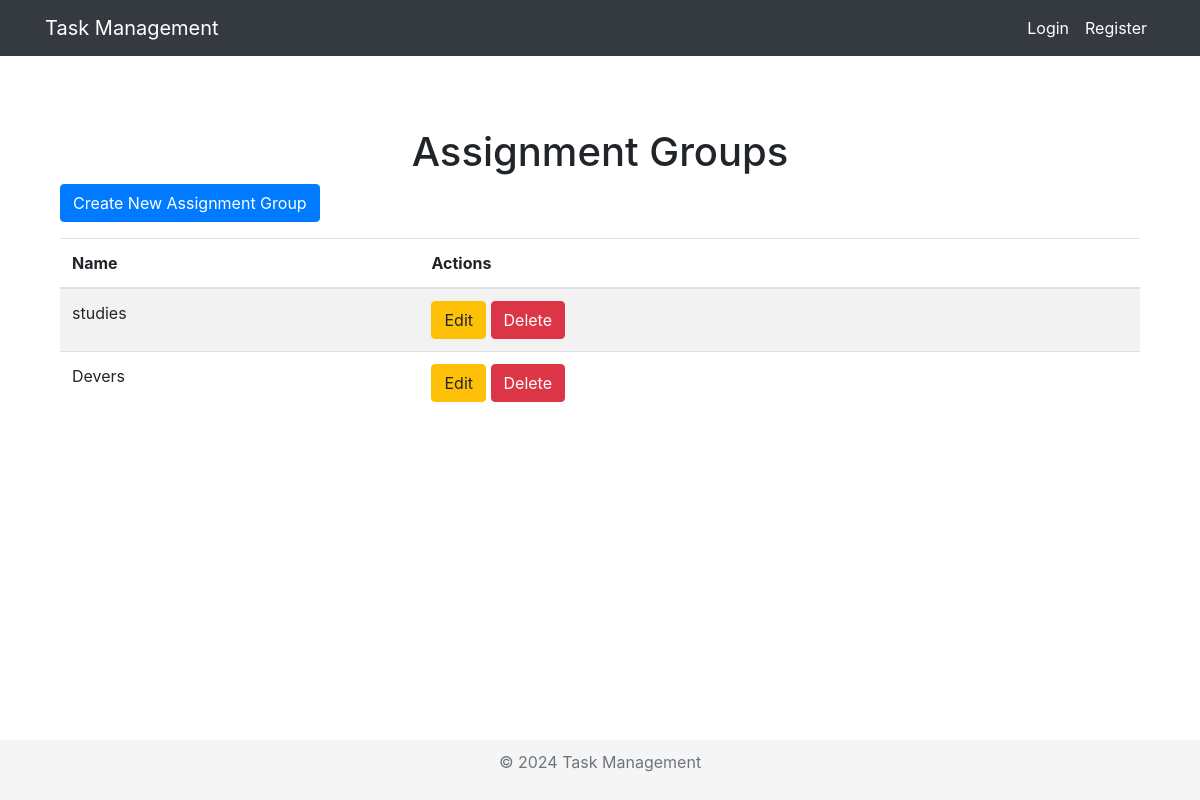
The page /assignment_groups/ on the database as committed earlier.
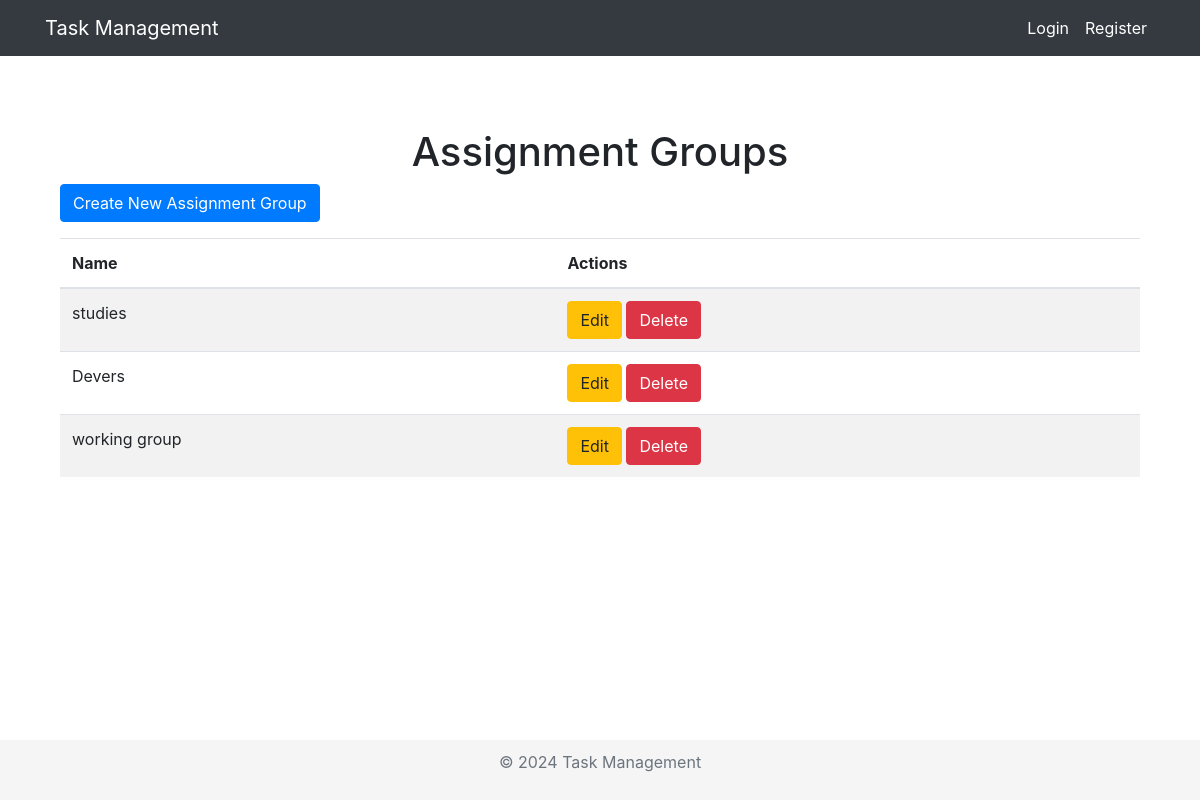
The same page on the database as committed later.
### taskmanagement/models.py (models this page shows, shortened)
class AssignmentGroup(models.Model):
    name = models.CharField(max_length=255)
    members = models.ManyToManyField(settings.AUTH_USER_MODEL, related_name='assignment_groups_set')

### taskmanagement/views.py (the view)
# urls.py: path('assignment_groups/', views.assignment_groups, name='assignment_groups'),
def assignment_groups(request):
    groups = AssignmentGroup.objects.all()
    return render(request, 'assignment_groups.html', {'groups': groups})

### taskmanagement/templates/assignment_groups.html (shortened to what this page needs)
{% extends 'base.html' %}
{% block content %}
<div class="container mt-5">
    <h1 class="text-center">Assignment Groups</h1>
    <a href="{% url 'create_assignment_group' %}" class="btn btn-primary mb-3">Create New Assignment Group</a>
    <table class="table table-striped">
        <thead>
            <tr>
                <th>Name</th>
                <th>Actions</th>
            </tr>
        </thead>
        <tbody>
            {% for group in groups %}
            <tr>
                <td>{{ group.name }}</td>
                <td>
                    <a href="{% url 'update_assignment_group' group.id %}" class="btn btn-warning">Edit</a>
                    <a href="{% url 'delete_assignment_group' group.id %}" class="btn btn-danger" onclick="return confirm('Are you sure you want to delete this group?');">Delete</a>
                </td>
            </tr>
            {% endfor %}
        </tbody>
    </table>
</div>
{% endblock %}

Rows that differ between the two databases and show on the page:
added AssignmentGroup: name "working group"
